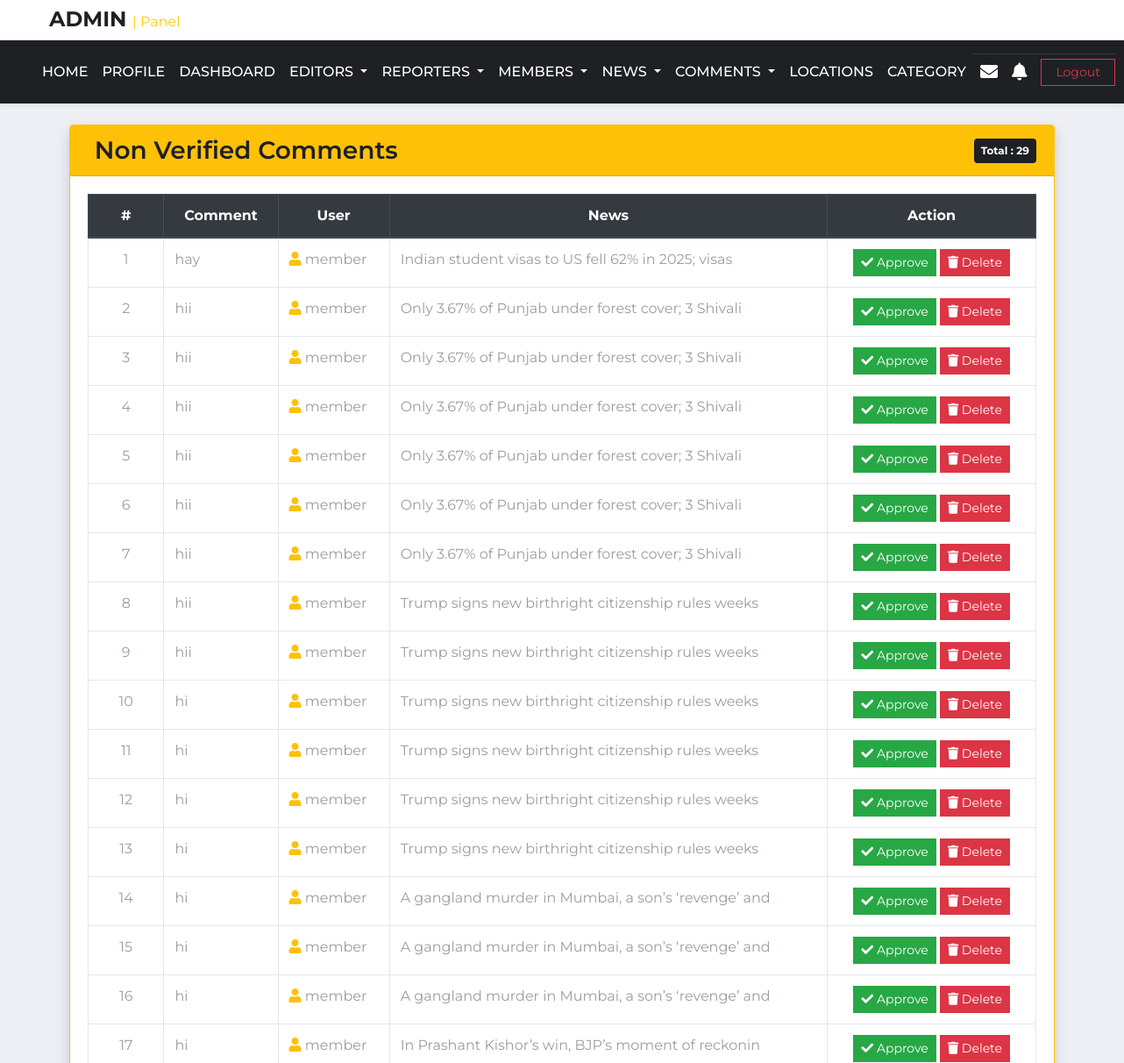
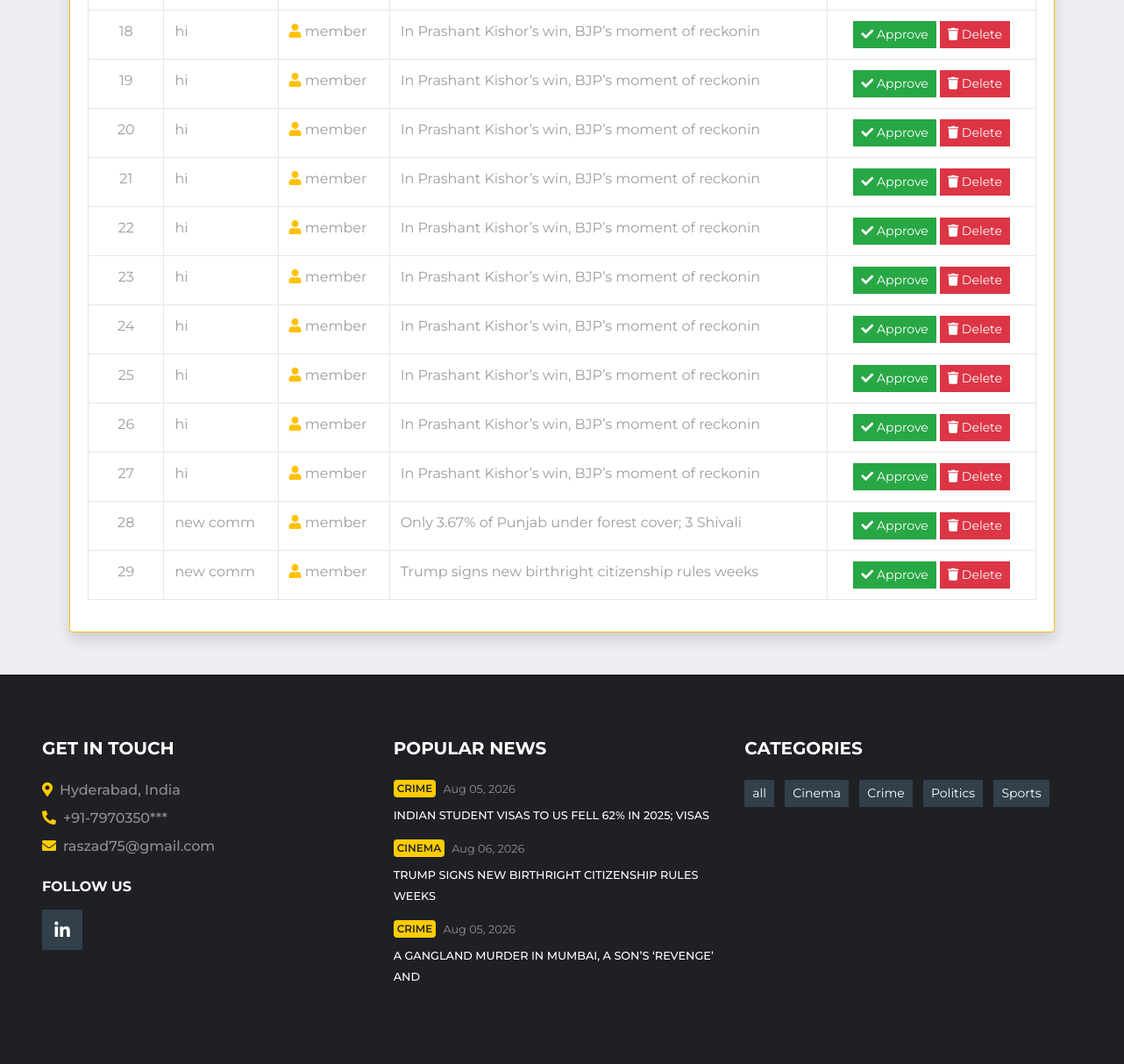
Screenshot of /nvc.php (signed in) with the database file from the repository (2 pictures, top to bottom).
### tables this page shows
CREATE TABLE `comment` (
  `com_id` int(5) NOT NULL,
  `news_id` int(5) NOT NULL,
  `user_id` int(5) NOT NULL,
  `comments` varchar(200) NOT NULL,
  `date` datetime NOT NULL DEFAULT current_timestamp(),
  `replied_on` int(5) NOT NULL,
  `is_verified` int(11) NOT NULL DEFAULT 0,
  `is_delete` int(11) NOT NULL DEFAULT 0
);

CREATE TABLE `user_details` (
  `uid` int(5) NOT NULL,
  `name` text NOT NULL,
  `mobile` varchar(10) NOT NULL,
  `email` varchar(50) NOT NULL,
  `password` varchar(10) NOT NULL,
  `role` text NOT NULL,
  `photo` varchar(50) NOT NULL,
  `cat_id` int(5) NOT NULL,
  `loc_id` int(5) NOT NULL,
  `is_verified` int(5) NOT NULL DEFAULT 0,
  `is_deleted` int(5) NOT NULL DEFAULT 0
);

CREATE TABLE `news_table` (
  `nid` int(5) NOT NULL,
  `heading` varchar(50) NOT NULL,
  `n_category_id` int(5) NOT NULL,
  `n_location_id` int(5) NOT NULL,
  `description` varchar(5000) NOT NULL,
  `reporter_id` int(5) NOT NULL,
  `editor_id` int(11) NOT NULL,
  `news_image` varchar(50) NOT NULL,
  `posted_date` timestamp NOT NULL DEFAULT current_timestamp(),
  `views` int(5) NOT NULL,
  `is_delete` int(5) NOT NULL DEFAULT 0,
  `is_publish` int(5) NOT NULL DEFAULT 0,
  `is_breaking` int(5) NOT NULL DEFAULT 0,
  `scheduled_publish_at` datetime DEFAULT NULL,
  `is_scheduled` tinyint(1) NOT NULL DEFAULT 0
);

CREATE TABLE `category` (
  `cat_id` int(5) NOT NULL,
  `category` text NOT NULL,
  `is_delete` tinyint(1) NOT NULL DEFAULT 0
);

### nvc.php (the view, shortened to what this page needs)
<?php
include "admin_header.php";
$sql2 = "SELECT comment.*, user_details.name, news_table.heading
         FROM comment
         LEFT JOIN user_details ON comment.user_id = user_details.uid
         LEFT JOIN news_table ON comment.news_id = news_table.nid
         WHERE user_details.role='member'
         AND comment.is_verified=0
         AND comment.is_delete=0";
$result2 = mysqli_query($conn, $sql2);
?>
<div class="container mt-4">
    <div class="card shadow border-warning">
        <div class="card-header bg-warning">
            <div class="d-flex justify-content-between align-items-center">
                <h3 class="mb-0 text-dark">
                    Non Verified Comments
                </h3>
                <span class="badge badge-dark p-2">
                    Total :
                    <?php echo mysqli_num_rows($result2); ?>
                </span>
            </div>
        </div>
        <div class="card-body">
            <div class="table-responsive">
                <table class="table table-bordered table-hover">
                    <thead class="thead-dark">
                        <tr class="text-center">
                            <th width="8%">#</th>
                            <th>Comment</th>
                            <th>User</th>
                            <th>News</th>
                            <th width="22%">Action</th>
                        </tr>
                    </thead>
                    <tbody>
                        <?php
                        $i = 1;
                        foreach ($result2 as $row) {
                        ?>
                            <tr>
                                <td class="text-center">
                                    <?php echo $i++; ?>
                                </td>
                                <td>
                                    <?php echo $row['comments']; ?>
                                </td>
                                <td>
                                    <i class="fa fa-user text-warning"></i>
                                    <?php echo $row['name']; ?>
                                </td>
                                <td>
                                    <?php echo $row['heading']; ?>
                                </td>
                                <td class="text-center">
                                    <a href="db.php?apprcmnt=<?php echo $row['com_id']; ?>"
                                        class="btn btn-success btn-sm">
                                        <i class="fa fa-check"></i>
                                        Approve
                                    </a>
                                    <a href="db.php?delcmnt=<?php echo $row['com_id']; ?>"
                                        class="btn btn-danger btn-sm"
                                        onclick="return confirm('Delete this comment?')">
                                        <i class="fa fa-trash"></i>
                                        Delete
                                    </a>
                                </td>
                            </tr>
                        <?php
                        }
                        ?>
                    </tbody>
                </table>
            </div>
        </div>
    </div>
</div>
<?php
include "footer.php";
?>

### footer.php (shortened to what this page needs)
<?php
$conn = mysqli_connect("localhost", "root", "", "news");
?>
<footer class="container-fluid bg-dark text-white-50 pt-5 px-sm-3 px-md-5 mt-5">
    <div class="row py-4">
        <div class="col-lg-4 col-md-6 mb-5">
            <h5 class="mb-4 text-white text-uppercase font-weight-bold">Get In Touch</h5>
            <p class="font-weight-medium mb-2">
                <i class="fa fa-map-marker-alt mr-2 text-primary"></i>Hyderabad, India
            </p>
            <p class="font-weight-medium mb-2">
                <i class="fa fa-phone-alt mr-2 text-primary"></i>+91-7970350***
            </p>
            <p class="font-weight-medium mb-4">
                <i class="fa fa-envelope mr-2 text-primary"></i>raszad75@gmail.com
            </p>
            <h6 class="mt-4 mb-3 text-white text-uppercase font-weight-bold">Follow Us</h6>
            <div class="d-flex justify-content-start">
                <a class="btn btn-lg btn-secondary btn-lg-square mr-2 text-white"
                    href="https://www.linkedin.com/in/aszad-raza"
                    target="_blank">
                    <i class="fab fa-linkedin-in"></i>
                </a>
            </div>
        </div>
        <?php
        $popular_sql = " SELECT n.nid, n.heading, n.posted_date, c.category,
        COUNT(l.like_id) AS total_likes FROM news_table n
        LEFT JOIN category c ON n.n_category_id = c.cat_id LEFT JOIN `likes` l ON n.nid = l.news_id
        WHERE n.is_publish = 1 AND n.is_delete = 0 GROUP BY  n.nid, n.heading, n.posted_date, c.category
        ORDER BY total_likes DESC LIMIT 3
";
        $popular_result = mysqli_query($conn, $popular_sql);
        ?>
        <div class="col-lg-4 col-md-6 mb-5">
            <h5 class="mb-4 text-white text-uppercase font-weight-bold">
                Popular News
            </h5>
            <?php foreach ($popular_result as $popular) { ?>
                <div class="mb-3">
                    <div class="mb-2 d-flex align-items-center">
                        <a class="badge badge-primary text-uppercase font-weight-semi-bold p-1 mr-2"
                            href="index.php?catcat=<?php echo urlencode($popular['category']); ?>">
                            <?php echo $popular['category']; ?>
                        </a>
                        <a class="text-white-50 small" href="#">
                            <?php echo date("M d, Y", strtotime($popular['posted_date'])); ?>
                        </a>
                    </div>
                    <a class="small text-light text-uppercase font-weight-medium text-decoration-none"
                        href="db.php?singlenews2=<?php echo $popular['nid']; ?>">
                        <?php echo $popular['heading']; ?>
                    </a>
                </div>
            <?php } ?>
        </div>
        <?php
        $category_sql = "SELECT * FROM category ORDER BY category ASC";
        $category_result = mysqli_query($conn, $category_sql);
        ?>
        <div class="col-lg-4 col-md-6 mb-5">
            <h5 class="mb-4 text-white text-uppercase font-weight-bold">Categories</h5>
            <div class="m-n1">
                <?php
                foreach ($category_result as $category) {
                ?>
                    <a href="index.php?catcat=<?php echo urlencode($category['category']); ?>"
                        class="btn btn-sm btn-secondary m-1 text-white">
                        <?php echo $category['category']; ?>
                    </a>
                <?php
                }
                ?>
            </div>
        </div>
    </div>
</footer>
</body>
</html>

### rows the page displays
comment: comments "hay", user.name "member", news.heading "Indian student visas to US fell 62% in 2025; visas"
comment: comments "hii", user.name "member", news.heading "Only 3.67% of Punjab under forest cover; 3 Shivali"
comment: comments "hii", user.name "member", news.heading "Only 3.67% of Punjab under forest cover; 3 Shivali"
comment: comments "hii", user.name "member", news.heading "Only 3.67% of Punjab under forest cover; 3 Shivali"
comment: comments "hii", user.name "member", news.heading "Only 3.67% of Punjab under forest cover; 3 Shivali"
comment: comments "hii", user.name "member", news.heading "Only 3.67% of Punjab under forest cover; 3 Shivali"
comment: comments "hii", user.name "member", news.heading "Only 3.67% of Punjab under forest cover; 3 Shivali"
comment: comments "hii", user.name "member", news.heading "Trump signs new birthright citizenship rules weeks"
comment: comments "hii", user.name "member", news.heading "Trump signs new birthright citizenship rules weeks"
comment: comments "hi", user.name "member", news.heading "Trump signs new birthright citizenship rules weeks"
comment: comments "hi", user.name "member", news.heading "Trump signs new birthright citizenship rules weeks"
comment: comments "hi", user.name "member", news.heading "Trump signs new birthright citizenship rules weeks"
comment: comments "hi", user.name "member", news.heading "Trump signs new birthright citizenship rules weeks"
comment: comments "hi", user.name "member", news.heading "A gangland murder in Mumbai, a son’s ‘revenge’ and"
comment: comments "hi", user.name "member", news.heading "A gangland murder in Mumbai, a son’s ‘revenge’ and"
comment: comments "hi", user.name "member", news.heading "A gangland murder in Mumbai, a son’s ‘revenge’ and"
comment: comments "hi", user.name "member", news.heading "In Prashant Kishor’s win, BJP’s moment of reckonin"
comment: comments "hi", user.name "member", news.heading "In Prashant Kishor’s win, BJP’s moment of reckonin"
comment: comments "hi", user.name "member", news.heading "In Prashant Kishor’s win, BJP’s moment of reckonin"
comment: comments "hi", user.name "member", news.heading "In Prashant Kishor’s win, BJP’s moment of reckonin"
comment: comments "hi", user.name "member", news.heading "In Prashant Kishor’s win, BJP’s moment of reckonin"
comment: comments "hi", user.name "member", news.heading "In Prashant Kishor’s win, BJP’s moment of reckonin"
comment: comments "hi", user.name "member", news.heading "In Prashant Kishor’s win, BJP’s moment of reckonin"
comment: comments "hi", user.name "member", news.heading "In Prashant Kishor’s win, BJP’s moment of reckonin"
comment: comments "hi", user.name "member", news.heading "In Prashant Kishor’s win, BJP’s moment of reckonin"
comment: comments "hi", user.name "member", news.heading "In Prashant Kishor’s win, BJP’s moment of reckonin"
comment: comments "hi", user.name "member", news.heading "In Prashant Kishor’s win, BJP’s moment of reckonin"
comment: comments "new comm", user.name "member", news.heading "Only 3.67% of Punjab under forest cover; 3 Shivali"
comment: comments "new comm", user.name "member", news.heading "Trump signs new birthright citizenship rules weeks"
news_table: n_category.category "CRIME", posted_date "Aug 05, 2026", heading "INDIAN STUDENT VISAS TO US FELL 62% IN 2025; VISAS"
news_table: n_category.category "CINEMA", posted_date "Aug 06, 2026", heading "TRUMP SIGNS NEW BIRTHRIGHT CITIZENSHIP RULES WEEKS"
news_table: n_category.category "CRIME", posted_date "Aug 05, 2026", heading "A GANGLAND MURDER IN MUMBAI, A SON’S ‘REVENGE’ AND"
category: category "all"
category: category "Cinema"
category: category "Crime"
category: category "Politics"
category: category "Sports"

### other values shown
mysqli_num_rows($result2) "29"
